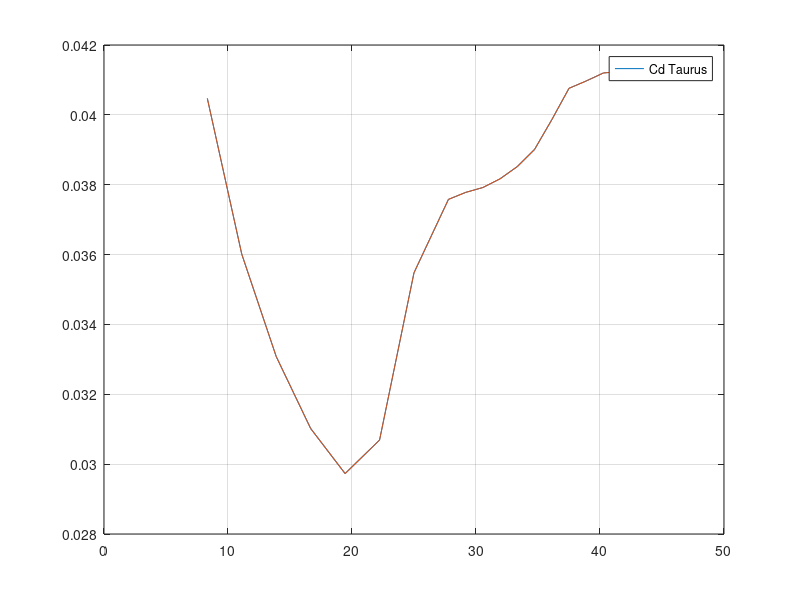

Reproduce this figure in MATLAB.
function PP=interpolazione_CD_CFD

% dovrebbero essere i valori della simulazione CFD
% il quadro generale: loro fanno la simulazione CFD

V = [30:10:100 105:5:150]/3.6;

% valori di Taurus
Cd = [0.04047 0.03601 0.03308 0.03102 0.02973 0.03069 0.03548 0.03758 ...
                  0.03778 0.03792 0.03817 0.03852 0.03901 0.03986 0.04076 ...
                  0.04097 0.04120 0.04124];

fitv=0:0.1:45;
figure
plot(V,Cd,V,Cd) % '*',fitv,ppval(PP_ph,fitv),V,Cd_ph,'x'
legend('Cd Taurus') % ,'Cd Phoenix'
grid on


PP=pchip(V,Cd);
